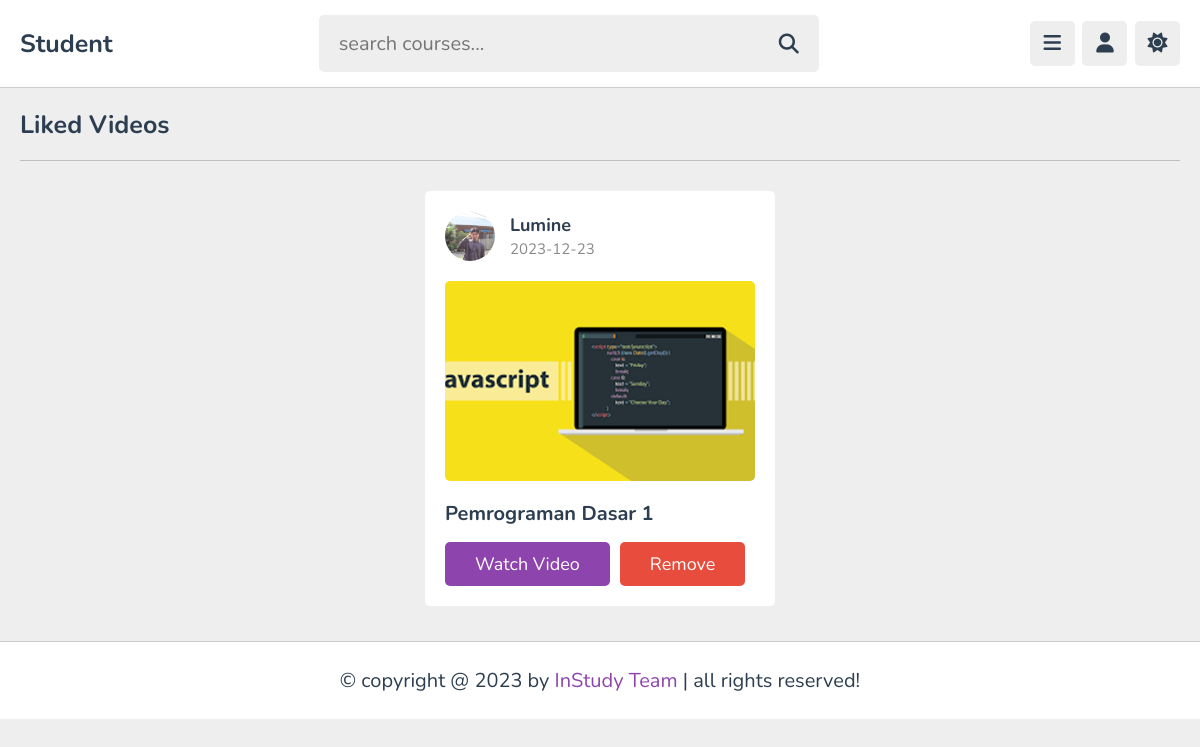
Page /likes.php (signed in) on the committed database.
### tables this page shows
CREATE TABLE `content` (
  `id` varchar(20) NOT NULL,
  `tutor_id` varchar(20) NOT NULL,
  `playlist_id` varchar(20) NOT NULL,
  `title` varchar(100) NOT NULL,
  `description` varchar(1000) NOT NULL,
  `video` varchar(100) NOT NULL,
  `thumb` varchar(100) NOT NULL,
  `date` date NOT NULL DEFAULT current_timestamp(),
  `status` varchar(20) NOT NULL DEFAULT 'deactive'
);

CREATE TABLE `tutors` (
  `id` varchar(20) NOT NULL,
  `name` varchar(50) NOT NULL,
  `profession` varchar(50) NOT NULL,
  `email` varchar(255) NOT NULL,
  `password` varchar(50) NOT NULL,
  `image` varchar(100) NOT NULL
);

### likes.php (the view, shortened to what this page needs)
<?php
include 'components/connect.php';
if (isset($_COOKIE['user_id'])) {
   $user_id = $_COOKIE['user_id'];
} else {
   $user_id = '';
   header('location:index.php');
}
?>
<!DOCTYPE html>
<html lang="en">
<head>
   <link rel="stylesheet" href="https://cdnjs.cloudflare.com/ajax/libs/font-awesome/6.2.0/css/all.min.css">
   <link rel="stylesheet" href="css/style.css">
</head>
<body>
   <?php include 'components/user_header.php'; ?>
   <section class="liked-videos">
      <h1 class="heading">liked videos</h1>
      <div class="box-container">
         <?php
         $select_likes = $conn->prepare("SELECT * FROM `likes` WHERE user_id = ?");
         $select_likes->execute([$user_id]);
         if ($select_likes->rowCount() > 0) {
            while ($fetch_likes = $select_likes->fetch(PDO::FETCH_ASSOC)) {
               $select_contents = $conn->prepare("SELECT * FROM `content` WHERE id = ? ORDER BY date DESC");
               $select_contents->execute([$fetch_likes['content_id']]);
               if ($select_contents->rowCount() > 0) {
                  while ($fetch_contents = $select_contents->fetch(PDO::FETCH_ASSOC)) {
                     $select_tutors = $conn->prepare("SELECT * FROM `tutors` WHERE id = ?");
                     $select_tutors->execute([$fetch_contents['tutor_id']]);
                     $fetch_tutor = $select_tutors->fetch(PDO::FETCH_ASSOC);
         ?>
                     <div class="box">
                        <div class="tutor">
                           <img src="uploaded_files/<?= $fetch_tutor['image']; ?>" alt="">
                           <div>
                              <h3><?= $fetch_tutor['name']; ?></h3>
                              <span><?= $fetch_contents['date']; ?></span>
                           </div>
                        </div>
                        <img src="uploaded_files/<?= $fetch_contents['thumb']; ?>" alt="" class="thumb">
                        <h3 class="title"><?= $fetch_contents['title']; ?></h3>
                        <form action="" method="post" class="flex-btn">
                           <a href="watch_video.php?get_id=<?= $fetch_contents['id']; ?>" class="inline-btn">watch video</a>
                           <input type="submit" value="remove" class="inline-delete-btn" name="remove">
                        </form>
                     </div>
         <?php
                  }
               } else {
                  echo '<p class="emtpy">content was not found!</p>';
               }
            }
         } else {
            echo '<p class="empty">nothing added to likes yet!</p>';
         }
         ?>
      </div>
   </section>
   <?php include 'components/footer.php'; ?>
</body>
</html>

### css/style.css (style rules this page uses)
:root { --main-color: #8e44ad; --red: #e74c3c; --oragen: #f39c12; --white: #fff; --black: #2c3e50; --light-color: #888; --light-bg: #eee; --border: 0.1rem solid rgba(0, 0, 0, 0.2); }
* { font-family: "Nunito", sans-serif; margin: 0; padding: 0; box-sizing: border-box; outline: none; border: none; text-decoration: none; }
html { font-size: 62.5%; overflow-x: hidden; }
body { background-color: var(--light-bg); padding-left: 30rem; }
section { padding: 2rem; max-width: 1200px; margin: 0 auto; }
.btn, .option-btn, .delete-btn, .inline-btn, .inline-option-btn, .inline-delete-btn { border-radius: 0.5rem; padding: 1rem 3rem; font-size: 1.8rem; color: #fff; margin-top: 1rem; text-transform: capitalize; cursor: pointer; text-align: center; }
.inline-btn, .inline-option-btn, .inline-delete-btn { display: inline-block; }
.btn, .inline-btn { background-color: var(--main-color); }
.delete-btn, .inline-delete-btn { background-color: var(--red); }
.flex-btn { display: flex; gap: 1rem; }
.heading { padding-bottom: 1.8rem; border-bottom: var(--border); font-size: 2.5rem; color: var(--black); text-transform: capitalize; margin-bottom: 3rem; }
.liked-videos .box-container { display: grid; grid-template-columns: repeat(auto-fit, 35rem); gap: 1.5rem; align-items: flex-start; justify-content: center; text-overflow: hidden; }
.liked-videos .box-container .box { background-color: var(--white); border-radius: 0.5rem; padding: 2rem; overflow-x: hidden; }
.liked-videos .box-container .box .tutor { margin-bottom: 2rem; display: flex; align-items: center; gap: 1.5rem; }
.liked-videos .box-container .box .tutor img { height: 5rem; width: 5rem; border-radius: 50%; object-fit: cover; }
.liked-videos .box-container .box .tutor h3 { font-size: 1.8rem; color: var(--black); margin-bottom: 0.2rem; }
.liked-videos .box-container .box .tutor span { font-size: 1.5rem; color: var(--light-color); }
.liked-videos .box-container .box .thumb { width: 100%; height: 20rem; object-fit: cover; border-radius: 0.5rem; margin-bottom: 1rem; }
.liked-videos .box-container .box .title { font-size: 2rem; color: var(--black); padding: 0.5rem 0; text-overflow: ellipsis; overflow-x: hidden; }
@media (max-width: 1200px) { body { padding-left: 0; } }

### rows in the picture
content: tutor.image (picture), tutor.name "Lumine", date "2023-12-23", thumb (picture), title "Pemrograman Dasar 1"
